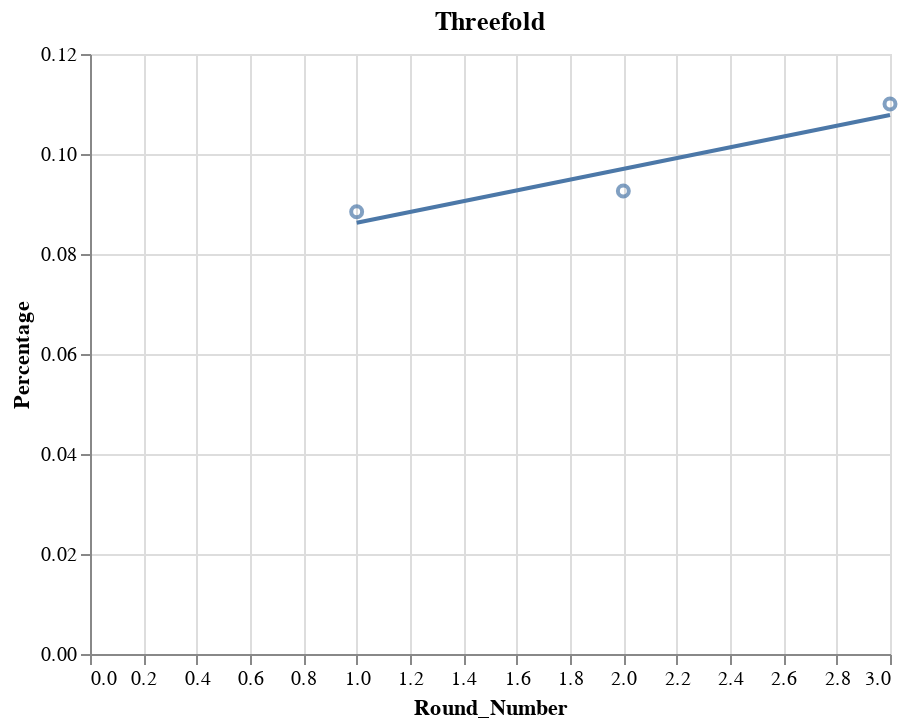

Source (notebook cell):
### Markdown cell above
Threefold dataset

### Code cell
only_three = distraction_df_cp[distraction_df_cp['Method']=='threefold']
only_three = only_three.head(3)
chart = alt.Chart(only_three).mark_point().encode(
    x='Round_Number',
    y='Percentage'
).properties(
    title='Threefold'
)

chart + chart.transform_regression('Round_Number', 'Percentage').mark_line()

### Figure 1 — Vega-Lite specification as saved in the notebook (floating-point values rounded to 4 significant figures)
{"config": {"view": {"continuousWidth": 400, "continuousHeight": 300}}, "layer": [{"mark": "point", "encoding": {"x": {"field": "Round_Number", "type": "quantitative"}, "y": {"field": "Percentage", "type": "quantitative"}}, "title": "Threefold"}, {"mark": "line", "encoding": {"x": {"field": "Round_Number", "type": "quantitative"}, "y": {"field": "Percentage", "type": "quantitative"}}, "title": "Threefold", "transform": [{"on": "Round_Number", "regression": "Percentage"}]}], "data": {"name": "data-dd2952feba0afaa1344e361c6148d120"}, "$schema": "https://vega.github.io/schema/vega-lite/v4.17.0.json", "datasets": {"data-dd2952feba0afaa1344e361c6148d120": [{"Method": "threefold", "Round_Number": 1, "Percentage": 0.08845}, {"Method": "threefold", "Round_Number": 2, "Percentage": 0.09259}, {"Method": "threefold", "Round_Number": 3, "Percentage": 0.11}]}}
